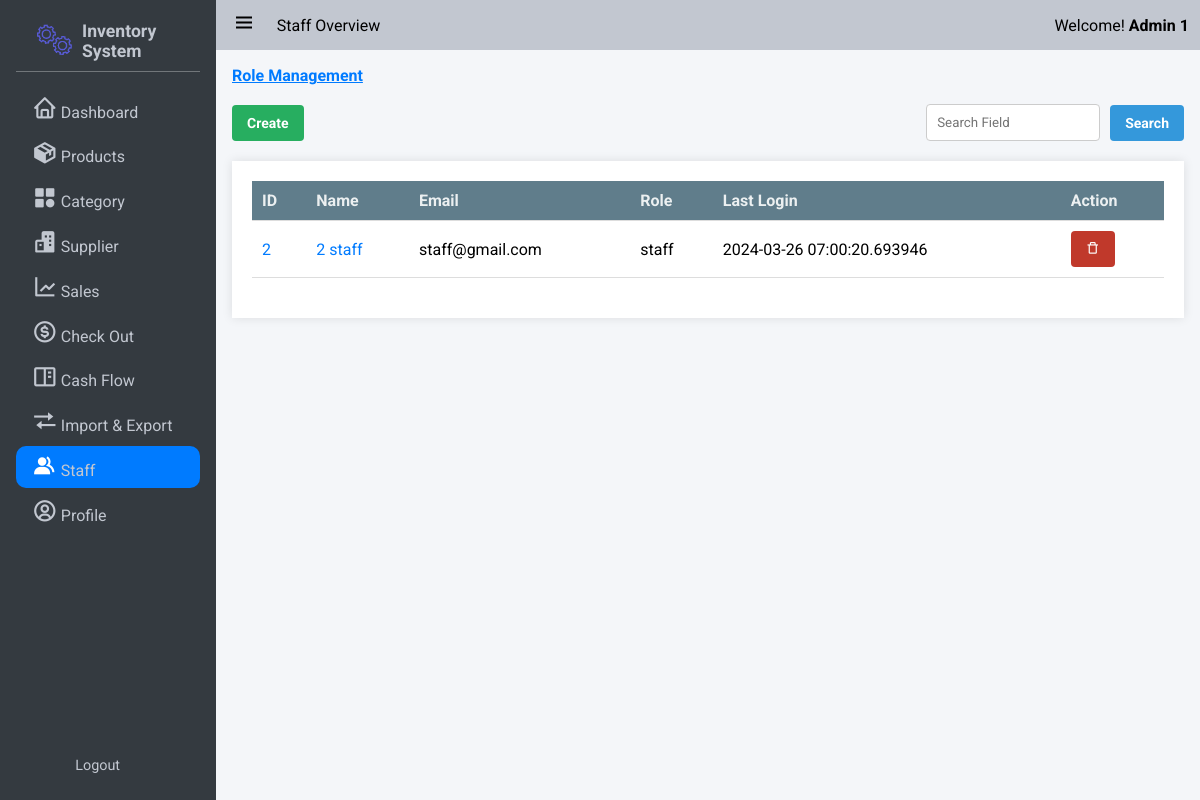
Page /staff/ (signed in) on the committed database.
### app/models/user.py (models this page shows, shortened)
class Role(db.Model):
    __tablename__ = 'roles'
    id = db.Column(db.Integer(), primary_key=True)
    name = db.Column(db.String(50), unique=True)

class User(UserMixin,db.Model):
    __tablename__ = 'users'
    id = db.Column(db.Integer, primary_key=True)
    StaffID = db.Column(db.String,unique = True)
    First_Name = db.Column(db.String(100, collation='NOCASE'), nullable=False, server_default='')
    Last_Name = db.Column(db.String(100, collation='NOCASE'), nullable=False, server_default='')
    Email = db.Column(db.String(50), unique=True, nullable=False)
    Password = db.Column(db.String(80), nullable=False)
    pins = db.Column(db.Integer)
    roles = db.relationship('Role', secondary='user_roles')
    active = db.Column('is_active', db.Boolean(), nullable=False, server_default='1')
    Email_Confirmed_At = db.Column(db.DateTime())
    Last_Login = db.Column(db.DateTime())

### app/user/routes.py (the view)
@bp.route('/')
@login_required
@admin_permission.require(http_exception=401)
def index():
    page = request.args.get('page', 1, type=int)
    search_query = request.args.get('q', '')
    form = EditStaffForm()
    if search_query:
        staffs = User.query.filter(db.or_(User.First_Name.ilike(f'%{search_query}%'),User.Last_Name.ilike(f'%{search_query}'))).paginate(page, per_page=10)
    else:
        staffs = User.query.paginate(page = page, per_page=10)
    return render_template('admin/staff_management.html', staffs=staffs,form =form)

### app/user/routes.py
class EditStaffForm(FlaskForm):
    id = StringField("Staff ID", validators=[InputRequired()])
    first_name = StringField('First Name', validators=[InputRequired(), Length(max=100)])
    last_name = StringField('Last Name', validators=[InputRequired(), Length(max=100)])
    email = StringField('Email', validators=[InputRequired(), Email(), Length(max=50)])
    pins = IntegerField('Security Pin', validators=[InputRequired(),NumberRange(min=6)])

### app/auth.py (called while the page is built)
@login_manager.user_loader
def load_user(user_id):
    return User.query.get(int(user_id))

### app/templates/admin/staff_management.html (shortened to what this page needs)
{% extends 'base.html' %}
{% block nav_title %} Staff Overview {% endblock %}
{% block css_style %}
    <link rel="stylesheet" href="{{url_for('static',filename='css/flex.css')}}">
    <link rel="stylesheet" href="{{url_for('static',filename='css/grid.css')}}">
    <link rel="stylesheet" href="{{url_for('static',filename='css/table.css')}}">
    <link rel="stylesheet" href="{{url_for('static',filename='css/form.css')}}">
    <link rel="stylesheet" href="{{url_for('static',filename='css/modal.css')}}">
{% endblock %}
{% block nav_staff %}active{% endblock %}
{% block content %}
<a href="{{url_for('main.role_management')}}"><b style="text-decoration: underline;">Role Management</b></a><br><br>
<div class="flex flex-between-center">
    <a href="{{url_for('user.create_staff')}}" class="button success">Create</a>
    <form action="{{url_for('user.search_staff')}}" method="get" class="flex flex-start-center">
        <input type="text" name="search" style="display: inline-block; margin: 0 10px 0 0;" placeholder="Search Field" required>
        <button type="submit" class="button primary">Search</button>
    </form>
</div>
<div class="table-container maxheight-800 scrollable">
    <table >
        <thead>
            <tr>
                <th>ID</th>
                <th>Name</th>
                <th>Email</th>
                <th>Role</th>
                <th>Last Login</th>
                {% for role in current_user.roles if role.name == 'admin' %}<th>Action</th>{% endfor %}
            </tr>
        </thead>
        <tbody>
            {% for staff in staffs if not staff == current_user %}
            <tr>
                <td>
                    <span><a href="{{url_for('user.get_staff',id = staff.id)}}">{{ staff.id}}</a></span>
                </td>
                <td>
                    <span><a href="{{url_for('user.get_staff',id = staff.id)}}">{{ staff.First_Name + ' ' + staff.Last_Name}}</a></span>
                </td>
                <td>
                    <span>{{ staff.Email}}</span>
                </td>
                <td>
                    {% for role in staff.roles %}
                    {{role.name}}
                    {% endfor %}
                </td>
                <td>
                    {{ staff.Last_Login}}
                </td>
                {% for role in current_user.roles if role.name == 'admin' %}
                <td>
                <form method="POST" action="{{ url_for('user.delete_staff', id=staff.id) }}" style="display: inline-block;">
                    <button id="delete" type="submit" class="button error" onclick="return confirm('Are you sure you want to delete this item?')"><i class='bx bx-trash-alt'></i></button>
                </form>
                </td>
                {% endfor %}
            </tr>
            {% endfor %}
        </tbody>
    </table>
</div>
{% endblock %}

### app/templates/base.html (shortened to what this page needs)
<!DOCTYPE html>
<html lang="en">
<head>
    <link rel="stylesheet" href="{{url_for('static',filename='css/button.css')}}">
    <link rel="stylesheet" href="{{url_for('static',filename='css/style.css')}}">
    <link rel="stylesheet" href="{{url_for('static',filename='css/responsive.css')}}">
    <link rel="stylesheet" href="{{url_for('static',filename='css/cards.css')}}">
    <link rel="stylesheet" href="{{url_for('static',filename='css/preloader.css')}}">
    <link href='https://unpkg.com/boxicons@2.1.4/css/boxicons.min.css' rel='stylesheet'>
    {% block css_style %}{% endblock %}
</head>
<body>
    <div class="wrapper">
        <aside class="opened" id="aside">
            <div class="sidebar">
                <div class="brand-items">
                    <div class="brand-logo">
                        <img src="{{url_for('static',filename='/img/gear-loader.gif')}}" alt="" class="brand-img">
                        <h3>Inventory System</h3>
                    </div>
                </div>
                <div class="menu-bar">
                    <div class="menu">
                        <ul class="menu-links">
                            <li class="menu-link {% block nav_dashboard %}{% endblock %}"><i class='nav-icon bx bx-home'></i><a href="{{ url_for('dashboard') }}">Dashboard</a></li>
                            <li class="menu-link {% block nav_inventory %}{% endblock %}"><i class='nav-icon bx bxs-package'></i><a href="{{ url_for('product.index') }}">Products</a></li>
                            <li class="menu-link {% block nav_category %}{% endblock %}"><i class='nav-icon bx bxs-category' ></i><a href="{{ url_for('category.index') }}">Category</a></li>
                            <li class="menu-link {% block nav_supplier %}{% endblock %}"><i class='nav-icon bx bxs-buildings' ></i><a href="{{ url_for('supplier.index') }}">Supplier</a></li>
                            <li class="menu-link {% block nav_report %}{% endblock %}"><i class='nav-icon bx bx-line-chart' ></i><a href="{{ url_for('sale.sales_index') }}">Sales</a></li>
                            <li class="menu-link {% block nav_checkout %}{% endblock %}"><i class='nav-icon bx bx-dollar-circle' ></i><a href="{{ url_for('sale.show_checkout_page') }}">Check Out</a></li>
                            <li class="menu-link {% block nav_cashflow %}{% endblock %}"><i class='nav-icon bx bx-book-content'></i><a href="{{url_for('cashflow.index')}}">Cash Flow</a></li>
                            <li class="menu-link {% block nav_ImExport %}{% endblock %}"><i class='nav-icon bx bx-transfer'></i><a href="{{url_for('main.imexport_overview')}}">Import & Export</a></li>
                            {% for role in current_user.roles if role.name == 'admin' %}
                                <li class="menu-link {% block nav_staff %}{% endblock %}"><i class='nav-icon bx bxs-group' ></i><a href="{{ url_for('user.index') }}">Staff</a></li>
                            {% endfor %}
                            <li class="menu-link {% block nav_profile %}{% endblock %}"><i class='nav-icon bx bx-user-circle'></i><a href="{{url_for('user.get_staff',id=current_user.id)}}">Profile</a></li>
                        </ul>
                    </div>
                    <div class="bottom-content">
                        <li class="menu-link"><a href="{{url_for('auth.logout')}}">Logout</a></li>
                    </div>
                </div>
            </div>
        </aside>
       <div class="main">
            <header class="main-header">
                <div class="left-nav">
                    <div class="menu-burger">
                        <i class='bx bx-menu '></i>
                    </div>
                    <p>{% block nav_title %}{% endblock %}</p>
                </div>
                <div class="right-nav flex flex-center-center">
                    <span>Welcome! <b>{{current_user.Last_Name + ' ' + current_user.First_Name}}</b></span>
                </div>
            </header>
            <div class="main-container">
                    {% block content %} {% endblock %}
            </div>
        </div>
    </div>
    </body>
    </html>

### app/static/css/button.css (style rules this page uses)
:root { --primary-color: #3498db; --secondary-color: #2ecc71; --accent-color: #e74c3c; --background-color: #ecf0f1; --link-color: #2980b9; --border-color: #bdc3c7; --success-color: #27ae60; --warning-color: #f39c12; --error-color: #c0392b; --info-color: #3498db; --dark-color: #34495e; --light-color: #ecf0f1; --gray-color: #7f8c8d; --purple-color: #9b59b6; --pink-color: #e91e63; --teal-color: #009688; --orange-color: #e67e22; --brown-color: #795548; --cyan-color: #00bcd4; --indigo-color: #3f51b5; --lime-color: #cddc39; --amber-color: #ffc107; --deep-purple-color: #673ab7; --deep-orange-color: #ff5722; --light-green-color: #8bc34a; --blue-gray-color: #607d8b; --yellow-color: #ffeb3b; }
.button { display: inline-block; padding: 10px 15px; font-size: 14px; font-weight: bold; text-align: center; text-decoration: none; color: #fff; border: none; border-radius: 4px; cursor: pointer; transition: background-color 0.3s ease; }
.primary { background-color: var(--primary-color); color: #fff; }
.success { background-color: var(--success-color); color: #fff; }
.error { background-color: var(--error-color); color: #fff; }

### app/static/css/style.css (style rules this page uses)
:root { --text-color:#212529; --text-color-grey:#c2c7d0; --text-color-dark-grey:#898989; --main-color:#007bff; --main-color-hover:#228dff; --second-color:; --second-color-hover:; --white-color:#fff; --bg-color-dark:#343a40; --bg-color-second-light:#dee2e6; --bg-color-light:#f4f6f9; --toggle-color:#ddd; --red-color:#dc3545; --dark-yellow-color:#ffc107; --yellow-color:#ffc107; --sidebar-width:18%; }
* { font-family: 'Roboto', sans-serif; margin: 0; padding: 0; box-sizing: border-box; scrollbar-width: none; }
a { text-decoration: none; color: var(--main-color); }
ul,li { list-style: none; }
img { width: 100%; object-fit: cover; }
body { width: 100vw; height: 100vh; background: #e9ecef; position: relative; }
.wrapper { height: 100vh; width: 100vw; display: flex; overflow: hidden; }
input { padding: 10px; box-sizing: border-box; border: 1px solid #ccc; border-radius: 4px; }
aside { position: relative; width: 15px; height: 100vh; background: var(--bg-color-dark); transition: margin-left .3s ease-in-out .3s ease-in-out; overflow-x: hidden; overflow-y: hidden; z-index: 999; color: var(--text-color-grey); transition:width 0.3s linear; }
aside.opened { width: var(--sidebar-width); }
.sidebar { padding: 0.625rem 1rem; height: 100%; }
.sidebar li { margin-bottom: .2rem; padding: .5rem 1rem; align-items: flex-end; display: flex; border-radius: 10px; }
.brand-items { display: flex; align-items: center; justify-content: space-between; padding: 0.5rem 1rem; border-bottom: rgba(255, 255, 255, 0.3) 1px solid ; }
.brand-items img { width: 50px; object-fit: cover; padding: 0 5px 0 0; }
.brand-logo { display: flex; align-items: center; }
.brand-logo h3 { font-size: 1.1rem; }
.menu-bar { height: calc(100% - 4rem); display: flex; flex-direction: column; justify-content: space-between; }
.menu-links { margin-top: 1rem; }
.menu-link.active { background: var(--main-color); color: var(--white-color); transition: .05s ease-in-out .03s; }
.menu-link .nav-icon { text-align: center; margin-right: .2rem; font-size: 1.6rem; width: 1.6rem; }
.menu-link a { color: var(--text-color-grey); }
.bottom-content { display: flex; align-items: center; justify-content: space-between; flex-wrap: nowrap; padding: .2em 1em; font-size: 0.9rem; }
.main { width: calc(100% - var(--sidebar-width)); height: 100%; background: var(--bg-color-light); transition: width .3s ease-in; }
.main-header { position: relative; padding: .7rem .7rem; display: flex; justify-content: space-between; background: var(--text-color-grey); }
.left-nav { display: flex; align-items: center; }
.menu-burger { font-size: 1.8rem; }
.left-nav .menu-burger { padding: 0 0.3rem; margin-right: 1rem; font-size: 1.5rem; cursor: pointer; }
.main-container { padding: 1rem 1rem 4rem 1rem; overflow: scroll; height: 100%; }

### app/static/css/flex.css (style rules this page uses)
.flex { display: flex; }
.flex-start-center { justify-content: flex-start; align-items: center; }
.flex-center-center { justify-content: center; align-items: center; }
.flex-between-center { justify-content: space-between; align-items: center; }

### app/static/css/form.css (style rules this page uses)
form { margin: 0; padding: 0; border: 0; }
form input[type="text"], form input[type="email"], form input[type="password"], form input[type="number"], form input[type="date"], form select, form textarea { width: 100%; padding: 10px; margin-bottom: 15px; box-sizing: border-box; border: 1px solid #ccc; border-radius: 4px; }

### rows in the picture
User: Last_Name+First_Name "Admin 1"
User: id "2", First_Name+Last_Name "2 staff", Email "staff@gmail.com", Last_Login "2024-03-26 07:00:20.693946"
Role: name "staff"
